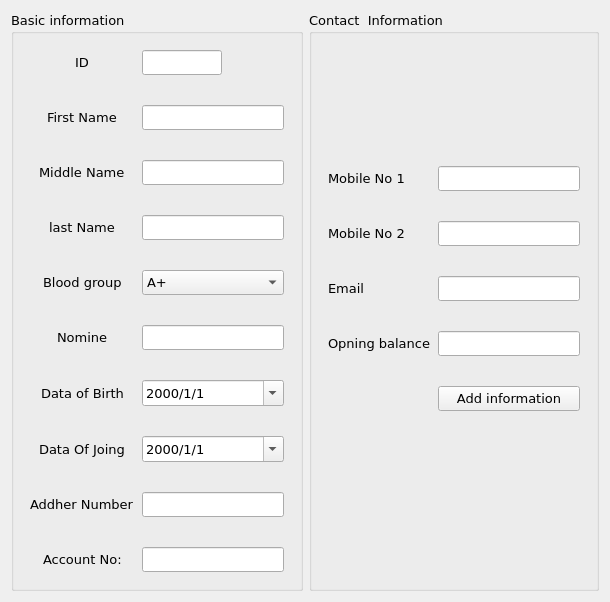
         <widget class="QWidget" name="page_addnewmember">
          <layout class="QGridLayout" name="gridLayout_5">
           <item row="0" column="0">
            <widget class="QGroupBox" name="groupBox">
             <property name="font">
              <font>
               <family>Verdana</family>
               <pointsize>10</pointsize>
              </font>
             </property>
             <property name="title">
              <string>Basic information</string>
             </property>
             <layout class="QGridLayout" name="gridLayout_8">
              <item row="0" column="0">
               <layout class="QFormLayout" name="formLayout_5">
                <property name="sizeConstraint">
                 <enum>QLayout::SetDefaultConstraint</enum>
                </property>
                <property name="rowWrapPolicy">
                 <enum>QFormLayout::DontWrapRows</enum>
                </property>
                <property name="labelAlignment">
                 <set>Qt::AlignCenter</set>
                </property>
                <property name="formAlignment">
                 <set>Qt::AlignCenter</set>
                </property>
                <property name="horizontalSpacing">
                 <number>7</number>
                </property>
                <property name="verticalSpacing">
                 <number>30</number>
                </property>
                <property name="leftMargin">
                 <number>7</number>
                </property>
                <property name="topMargin">
                 <number>7</number>
                </property>
                <property name="rightMargin">
                 <number>7</number>
                </property>
                <property name="bottomMargin">
                 <number>7</number>
                </property>
                <item row="1" column="0">
                 <widget class="QLabel" name="label_2">
                  <property name="text">
                   <string>First Name</string>
                  </property>
                 </widget>
                </item>
                <item row="1" column="1">
                 <widget class="QLineEdit" name="firstname">
                  <property name="enabled">
                   <bool>true</bool>
                  </property>
                  <property name="sizePolicy">
                   <sizepolicy hsizetype="Preferred" vsizetype="Preferred">
                    <horstretch>0</horstretch>
                    <verstretch>0</verstretch>
                   </sizepolicy>
                  </property>
                  <property name="maximumSize">
                   <size>
                    <width>500</width>
                    <height>16777215</height>
                   </size>
                  </property>
                  <property name="layoutDirection">
                   <enum>Qt::LeftToRight</enum>
                  </property>
                  <property name="alignment">
                   <set>Qt::AlignCenter</set>
                  </property>
                 </widget>
                </item>
                <item row="2" column="0">
                 <widget class="QLabel" name="label_31">
                  <property name="text">
                   <string>Middle Name</string>
                  </property>
                 </widget>
                </item>
                <item row="2" column="1">
                 <widget class="QLineEdit" name="middlename">
                  <property name="maximumSize">
                   <size>
                    <width>500</width>
                    <height>16777215</height>
                   </size>
                  </property>
                  <property name="alignment">
                   <set>Qt::AlignCenter</set>
                  </property>
                 </widget>
                </item>
                <item row="3" column="1">
                 <widget class="QLineEdit" name="lastname">
                  <property name="maximumSize">
                   <size>
                    <width>500</width>
                    <height>16777215</height>
                   </size>
                  </property>
                  <property name="alignment">
                   <set>Qt::AlignCenter</set>
                  </property>
                 </widget>
                </item>
                <item row="4" column="0">
                 <widget class="QLabel" name="label_23">
                  <property name="text">
                   <string>Blood group</string>
                  </property>
                 </widget>
                </item>
                <item row="5" column="0">
                 <widget class="QLabel" name="label_24">
                  <property name="text">
                   <string>Nomine</string>
                  </property>
                 </widget>
                </item>
                <item row="6" column="0">
                 <widget class="QLabel" name="label_32">
                  <property name="styleSheet">
                   <string notr="true"/>
                  </property>
                  <property name="text">
                   <string>Data of Birth</string>
                  </property>
                 </widget>
                </item>
                <item row="7" column="0">
                 <widget class="QLabel" name="label_34">
                  <property name="text">
                   <string>Data Of Joing</string>
                  </property>
                 </widget>
                </item>
                <item row="8" column="0">
                 <widget class="QLabel" name="label_25">
                  <property name="text">
                   <string>Addher Number</string>
                  </property>
                 </widget>
                </item>
                <item row="8" column="1">
                 <widget class="QLineEdit" name="addhernumber">
                  <property name="maximumSize">
                   <size>
                    <width>500</width>
                    <height>16777215</height>
                   </size>
                  </property>
                  <property name="alignment">
                   <set>Qt::AlignCenter</set>
                  </property>
                 </widget>
                </item>
                <item row="9" column="0">
                 <widget class="QLabel" name="label_36">
                  <property name="text">
                   <string>Account No:</string>
                  </property>
                 </widget>
                </item>
                <item row="9" column="1">
                 <widget class="QLineEdit" name="accountno">
                  <property name="maximumSize">
                   <size>
                    <width>500</width>
                    <height>16777215</height>
                   </size>
                  </property>
                  <property name="alignment">
                   <set>Qt::AlignCenter</set>
                  </property>
                 </widget>
                </item>
                <item row="3" column="0">
                 <widget class="QLabel" name="label_26">
                  <property name="text">
                   <string>last Name</string>
                  </property>
                 </widget>
                </item>
                <item row="5" column="1">
                 <widget class="QLineEdit" name="nomine">
                  <property name="maximumSize">
                   <size>
                    <width>500</width>
                    <height>16777215</height>
                   </size>
                  </property>
                  <property name="alignment">
                   <set>Qt::AlignCenter</set>
                  </property>
                 </widget>
                </item>
                <item row="0" column="0">
                 <widget class="QLabel" name="label_37">
                  <property name="text">
                   <string>ID</string>
                  </property>
                 </widget>
                </item>
                <item row="0" column="1">
                 <widget class="QLineEdit" name="id">
                  <property name="enabled">
                   <bool>true</bool>
                  </property>
                  <property name="sizePolicy">
                   <sizepolicy hsizetype="Preferred" vsizetype="Preferred">
                    <horstretch>0</horstretch>
                    <verstretch>0</verstretch>
                   </sizepolicy>
                  </property>
                  <property name="maximumSize">
                   <size>
                    <width>80</width>
                    <height>80</height>
                   </size>
                  </property>
                  <property name="layoutDirection">
                   <enum>Qt::LeftToRight</enum>
                  </property>
                  <property name="alignment">
                   <set>Qt::AlignCenter</set>
                  </property>
                  <property name="readOnly">
                   <bool>true</bool>
                  </property>
                 </widget>
                </item>
                <item row="6" column="1">
                 <widget class="QDateEdit" name="dob">
                  <property name="maximumSize">
                   <size>
                    <width>500</width>
                    <height>16777215</height>
                   </size>
                  </property>
                  <property name="displayFormat">
                   <string>yyyy/M/d</string>
                  </property>
                  <property name="calendarPopup">
                   <bool>true</bool>
                  </property>
                 </widget>
                </item>
                <item row="7" column="1">
                 <widget class="QDateEdit" name="doj">
                  <property name="maximumSize">
                   <size>
                    <width>500</width>
                    <height>16777215</height>
                   </size>
                  </property>
                  <property name="displayFormat">
                   <string>yyyy/M/d</string>
                  </property>
                  <property name="calendarPopup">
                   <bool>true</bool>
                  </property>
                 </widget>
                </item>
                <item row="4" column="1">
                 <widget class="QComboBox" name="bloodgroup">
                  <property name="maximumSize">
                   <size>
                    <width>500</width>
                    <height>16777215</height>
                   </size>
                  </property>
                  <item>
                   <property name="text">
                    <string>A+</string>
                   </property>
                  </item>
                  <item>
                   <property name="text">
                    <string>A-</string>
                   </property>
                  </item>
                  <item>
                   <property name="text">
                    <string>B+</string>
                   </property>
                  </item>
                  <item>
                   <property name="text">
                    <string>B-</string>
                   </property>
                  </item>
                  <item>
                   <property name="text">
                    <string>AB+</string>
                   </property>
                  </item>
                  <item>
                   <property name="text">
                    <string>AB-</string>
                   </property>
                  </item>
                  <item>
                   <property name="text">
                    <string>O+</string>
                   </property>
                  </item>
                  <item>
                   <property name="text">
                    <string>O-</string>
                   </property>
                  </item>
                 </widget>
                </item>
               </layout>
              </item>
             </layout>
            </widget>
           </item>
           <item row="0" column="1">
            <widget class="QGroupBox" name="groupBox_2">
             <property name="font">
              <font>
               <family>Verdana</family>
               <pointsize>10</pointsize>
              </font>
             </property>
             <property name="title">
              <string>Contact  Information</string>
             </property>
             <layout class="QGridLayout" name="gridLayout_10">
              <item row="0" column="0">
               <layout class="QFormLayout" name="formLayout_8">
                <property name="formAlignment">
                 <set>Qt::AlignLeading|Qt::AlignLeft|Qt::AlignVCenter</set>
                </property>
                <property name="horizontalSpacing">
                 <number>7</number>
                </property>
                <property name="verticalSpacing">
                 <number>30</number>
                </property>
                <property name="leftMargin">
                 <number>7</number>
                </property>
                <property name="topMargin">
                 <number>7</number>
                </property>
                <property name="rightMargin">
                 <number>7</number>
                </property>
                <property name="bottomMargin">
                 <number>7</number>
                </property>
                <item row="0" column="0">
                 <widget class="QLabel" name="label_46">
                  <property name="text">
                   <string>Mobile No 1</string>
                  </property>
                 </widget>
                </item>
                <item row="0" column="1">
                 <widget class="QLineEdit" name="mobile1"/>
                </item>
                <item row="1" column="0">
                 <widget class="QLabel" name="label_47">
                  <property name="text">
                   <string>Mobile No 2</string>
                  </property>
                 </widget>
                </item>
                <item row="1" column="1">
                 <widget class="QLineEdit" name="mobile2"/>
                </item>
                <item row="2" column="0">
                 <widget class="QLabel" name="label_48">
                  <property name="text">
                   <string>Email</string>
                  </property>
                 </widget>
                </item>
                <item row="2" column="1">
                 <widget class="QLineEdit" name="email"/>
                </item>
                <item row="3" column="0">
                 <widget class="QLabel" name="label_49">
                  <property name="text">
                   <string>Opning balance</string>
                  </property>
                 </widget>
                </item>
                <item row="5" column="1">
                 <widget class="QLabel" name="error">
                  <property name="styleSheet">
                   <string notr="true">font: 10pt &quot;Verdana&quot;;
color:rgb(255, 0, 0)</string>
                  </property>
                  <property name="text">
                   <string/>
                  </property>
                 </widget>
                </item>
                <item row="4" column="1">
                 <widget class="QPushButton" name="addinfo">
                  <property name="text">
                   <string>Add information</string>
                  </property>
                 </widget>
                </item>
                <item row="3" column="1">
                 <widget class="QLineEdit" name="balance"/>
                </item>
               </layout>
              </item>
             </layout>
            </widget>
           </item>
          </layout>
         </widget>
